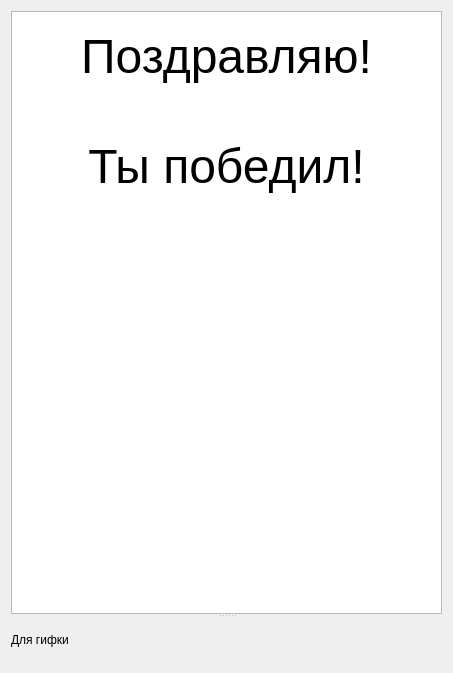
<?xml version="1.0" encoding="UTF-8"?>
<ui version="4.0">
 <class>Form</class>
 <widget class="QWidget" name="Form">
  <property name="geometry">
   <rect>
    <x>0</x>
    <y>0</y>
    <width>453</width>
    <height>673</height>
   </rect>
  </property>
  <property name="minimumSize">
   <size>
    <width>453</width>
    <height>673</height>
   </size>
  </property>
  <property name="maximumSize">
   <size>
    <width>453</width>
    <height>673</height>
   </size>
  </property>
  <property name="windowTitle">
   <string>Form</string>
  </property>
  <layout class="QVBoxLayout" name="verticalLayout">
   <item>
    <widget class="QSplitter" name="splitter">
     <property name="orientation">
      <enum>Qt::Vertical</enum>
     </property>
     <widget class="QTextBrowser" name="textBrowser">
      <property name="html">
       <string>&lt;!DOCTYPE HTML PUBLIC &quot;-//W3C//DTD HTML 4.0//EN&quot; &quot;http://www.w3.org/TR/REC-html40/strict.dtd&quot;&gt;
&lt;html&gt;&lt;head&gt;&lt;meta name=&quot;qrichtext&quot; content=&quot;1&quot; /&gt;&lt;style type=&quot;text/css&quot;&gt;
p, li { white-space: pre-wrap; }
&lt;/style&gt;&lt;/head&gt;&lt;body style=&quot; font-family:'MS Shell Dlg 2'; font-size:8.25pt; font-weight:400; font-style:normal;&quot;&gt;
&lt;p align=&quot;center&quot; style=&quot;-qt-paragraph-type:empty; margin-top:0px; margin-bottom:0px; margin-left:0px; margin-right:0px; -qt-block-indent:0; text-indent:0px;&quot;&gt;&lt;br /&gt;&lt;/p&gt;
&lt;p align=&quot;center&quot; style=&quot; margin-top:0px; margin-bottom:0px; margin-left:0px; margin-right:0px; -qt-block-indent:0; text-indent:0px;&quot;&gt;&lt;span style=&quot; font-size:36pt;&quot;&gt;Поздравляю!&lt;/span&gt;&lt;/p&gt;
&lt;p align=&quot;center&quot; style=&quot; margin-top:0px; margin-bottom:0px; margin-left:0px; margin-right:0px; -qt-block-indent:0; text-indent:0px;&quot;&gt;&lt;span style=&quot; font-size:36pt;&quot;&gt; &lt;/span&gt;&lt;/p&gt;
&lt;p align=&quot;center&quot; style=&quot; margin-top:0px; margin-bottom:0px; margin-left:0px; margin-right:0px; -qt-block-indent:0; text-indent:0px;&quot;&gt;&lt;span style=&quot; font-size:36pt;&quot;&gt;Ты победил!&lt;/span&gt;&lt;/p&gt;&lt;/body&gt;&lt;/html&gt;</string>
      </property>
     </widget>
     <widget class="QLabel" name="label">
      <property name="text">
       <string>Для гифки</string>
      </property>
     </widget>
    </widget>
   </item>
  </layout>
 </widget>
 <resources/>
 <connections/>
</ui>
